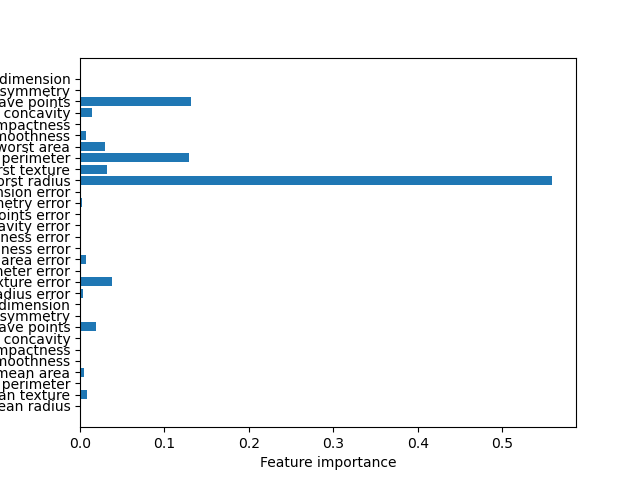

The script that saved this image:
from mysklearn import *

def plot_feature_importances_cancer(model):
    n_features = cancer.data.shape[1]
    plt.barh(range(n_features), model.feature_importances_, align='center')
    plt.yticks(np.arange(n_features), cancer.feature_names)
    plt.xlabel("Feature importance")
    plt.ylabel("Feature")
    plt.savefig("GradientBoostingClassifier.png")
    plt.show()


if __name__ == '__main__':
    cancer = load_breast_cancer()
    X_train, X_test, y_train, y_test = train_test_split(cancer.data, cancer.target, stratify=cancer.target,
                                                        random_state=42)
    print("X_train shape:{}".format(X_train.shape))  # X_train shape:(426, 30)
    print("y_train shape:{}".format(y_train.shape))  # y_train shape:(426,)

    print("X_test shape:{}".format(X_test.shape))  # X_test shape:(143, 30
    print("y_test shape:{}".format(y_test.shape))  # y_test shape:(143,)

    gbrt = GradientBoostingClassifier(random_state=0)
    gbrt.fit(X_train, y_train)

    print("accuracy on train set:{:.3f}".format(gbrt.score(X_train, y_train)))  # accuracy on train set:1.000
    print("accuracy on test set:{:.3f}".format(gbrt.score(X_test, y_test)))  # accuracy on test set:0.958

    gbrt1 = GradientBoostingClassifier(random_state=0, max_depth=1)
    gbrt1.fit(X_train, y_train)

    print("accuracy on train set:{:.3f}".format(gbrt1.score(X_train, y_train)))  # accuracy on train set:0.988
    print("accuracy on test set:{:.3f}".format(gbrt1.score(X_test, y_test)))  # accuracy on test set:0.958

    gbrt001 = GradientBoostingClassifier(random_state=0, learning_rate=0.01)
    gbrt001.fit(X_train, y_train)

    print("accuracy on train set:{:.3f}".format(gbrt001.score(X_train, y_train)))  # accuracy on train set:0.988
    print("accuracy on test set:{:.3f}".format(gbrt001.score(X_test, y_test)))  # accuracy on test set:0.937

    plot_feature_importances_cancer(gbrt)

    RandomForestClassifier()
    param_grid = {'n_estimators': [i for i in range(1, 200)]}
    print(param_grid)